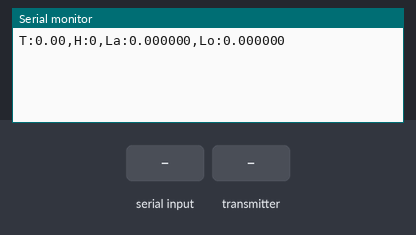
A sketch run on a simulated ESP32. Shown: the last lines printed to the serial monitor. Inputs (shaded band) come from the test bench.

Above: at 1.2 s.
1.3 s: "1" received over Serial
At 1.9 s:
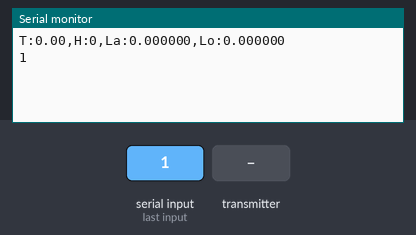
2.8 s: the transmitter starts sending temp = 25
At 3.8 s:
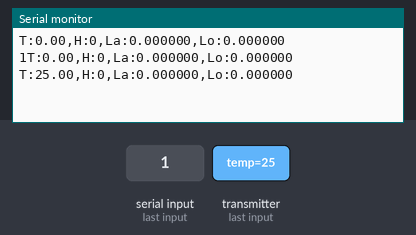
4.3 s: the transmitter starts sending hum = 25
At 5.4 s:
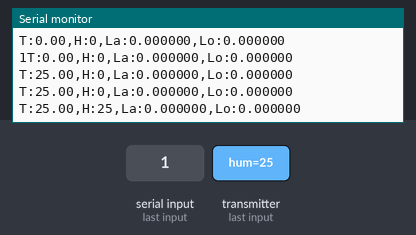
5.8 s: the transmitter starts sending lat = 25
At 6.8 s:
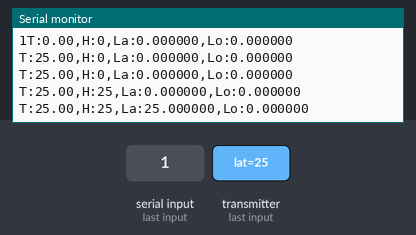
7.3 s: the transmitter starts sending lon = 25
At 8.6 s:
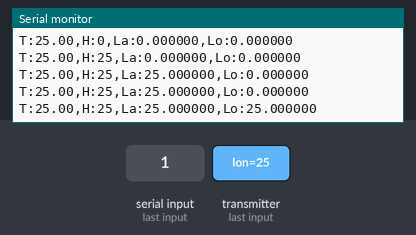
8.8 s: the transmitter starts sending hum = 0
At 9.7 s:
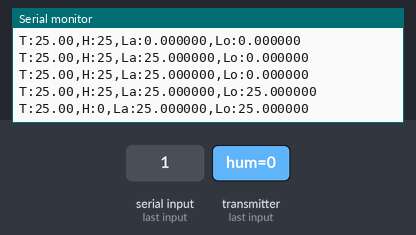

The sketch:

Receiver_Swarm_2.ino
```cpp
#include <esp_now.h>
#include <WiFi.h>

// Receiver MAC: 08:a6:f7:b1:0d:c4
// Rover 1 MAC: cc:db:a7:3e:bf:28
//Rover 2 MAX: e8:6b:ea:df:7e:f4

uint8_t Rover1Address[] = {0xCC, 0xDB, 0xA7, 0x3E, 0xBF, 0x28};
//uint8_t Rover1Address[]= {0xe8,0x6b,0xea,0xdf,0x7e,0xf4}


double tempIn;
int humIn;
float latIn;
float lonIn;
int carMove=1;


const unsigned long intervaloMuestreo = 1000; // Intervalo de muestreo en milisegundos (1 segundo)
unsigned long tiempoAnterior = 0;            // Variable para almacenar el último tiempo de muestreo

String message="";

esp_now_peer_info_t peerInfo;

typedef struct struct_message
{
  double temp;
  int hum;
  float lat;
  float lon;
  char move[2];

} struct_message;

struct_message myData;
struct_message motor_data;

String success;

void OnDataSent(const uint8_t *mac_addr, esp_now_send_status_t status)
{
  // Serial.print("\r\nLast Packet Send Status:\t");
  // Serial.println(status == ESP_NOW_SEND_SUCCESS ? "Delivery Success" : "Delivery Fail");
  // if (status == 0)
  // {
  //   success = "Delivery Success :)";
  // }
  // else
  // {
  //   success = "Delivery Fail :(";
  // }
}

void OnDataRecv(const uint8_t *mac, const uint8_t *incomingData, int len)
{
  memcpy(&myData, incomingData, sizeof(myData));
  tempIn = myData.temp;
  humIn = myData.hum;
  latIn = myData.lat;
  lonIn = myData.lon;
}


void setup()
{
  // Initialize Serial Monitor
  Serial.begin(115200);

  // Set device as a Wi-Fi Station
  WiFi.mode(WIFI_STA);

  // Init ESP-NOW
  if (esp_now_init() != ESP_OK)
  {
    Serial.println("Error initializing ESP-NOW");
    return;
  }

  esp_now_register_send_cb(OnDataSent);
  // Once ESPNow is successfully Init, we will register for recv CB to
  // get recv packer info
  memcpy(peerInfo.peer_addr, Rover1Address, 6);
  peerInfo.channel=0;
  peerInfo.encrypt=false;


    // Once ESPNow is successfully Init, we will register for Send CB to
  // get the status of Trasnmitted packet


  // Add peer
  if (esp_now_add_peer(&peerInfo) != ESP_OK){
    Serial.println("Failed to add peer");
    return;
  }
    esp_now_register_recv_cb(esp_now_recv_cb_t (OnDataRecv));
}

void loop()
{

if(Serial.available()>0){
    char data = Serial.read();
    //Read all text and save it in a
    Serial.print(data);
    motor_data.move[0] = data;


  }


  esp_err_t result = esp_now_send(Rover1Address, (uint8_t *) &motor_data, sizeof(motor_data));


unsigned long tiempoActual = millis(); // Obtiene el tiempo actual en milisegundos

  // Verifica si ha pasado el tiempo de muestreo
  if (tiempoActual - tiempoAnterior >= intervaloMuestreo) {
    tiempoAnterior = tiempoActual; // Actualiza el tiempo anterior


  message= "T:"+ String(myData.temp)+",H:"+ String(myData.hum) + ",La:" +String(myData.lat,6)+",Lo:"+String(myData.lon,6);

  Serial.println(message);
  }

}
```

Measured:
- after the input at 1.3 s, the serial monitor: prints a new line at once (image 1)
- after the input at 2.8 s, the serial monitor: prints a new line after 0.20 s (image 2)
- after the input at 4.3 s, the serial monitor: prints a new line after 0.70 s (image 3)
- after the input at 5.8 s, the serial monitor: prints a new line after 0.20 s (image 4)
- after the input at 7.3 s, the serial monitor: prints a new line after 0.70 s (image 5)
- after the input at 8.8 s, the serial monitor: prints a new line after 0.20 s (image 6)
